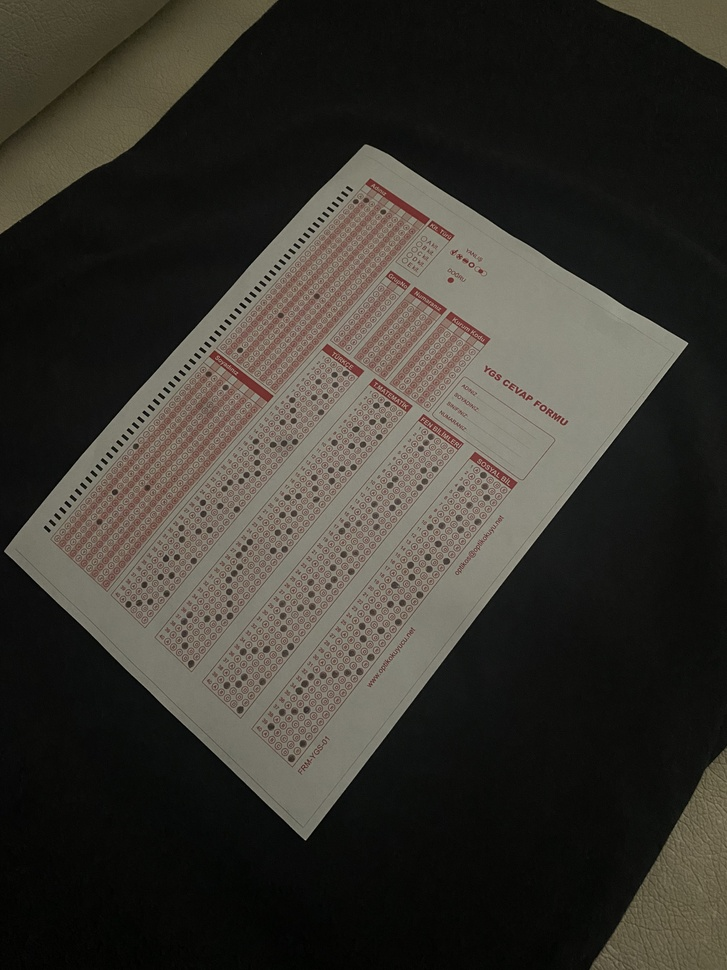
#> input picture backend/debug_images/0_orijinal.jpg, 727 x 970 px, shrunk from 3024 x 4032 before the run
$ python test_auto_boxes.py
#> lines starting #> are read from the running program, lines starting #| are printed output that depends on the picture; after the words box and inside, x2 and y2 are one past the last pixel; in counts of white or black regions, pixels touching at a corner belong together
#> further down, img is the input picture: shape (970, 727, 3); mean B, G, R 47.8, 54.3, 57.4
#| Görüntü boyutu: 727x970
"""
Akıllı Kutu Tespiti - 4 Ders Kutusunu Otomatik Bul
"""
import cv2
import numpy as np
from typing import List, Dict, Tuple

def find_answer_boxes(img: np.ndarray) -> List[Dict]:
    """
    Form üzerindeki 4 cevap kutusunu otomatik tespit et
    Türkçe, Matematik, Fen, Sosyal sırasıyla
    """
    h, w = img.shape[:2]
#> h = 970; w = 727
    gray = cv2.cvtColor(img, cv2.COLOR_BGR2GRAY)
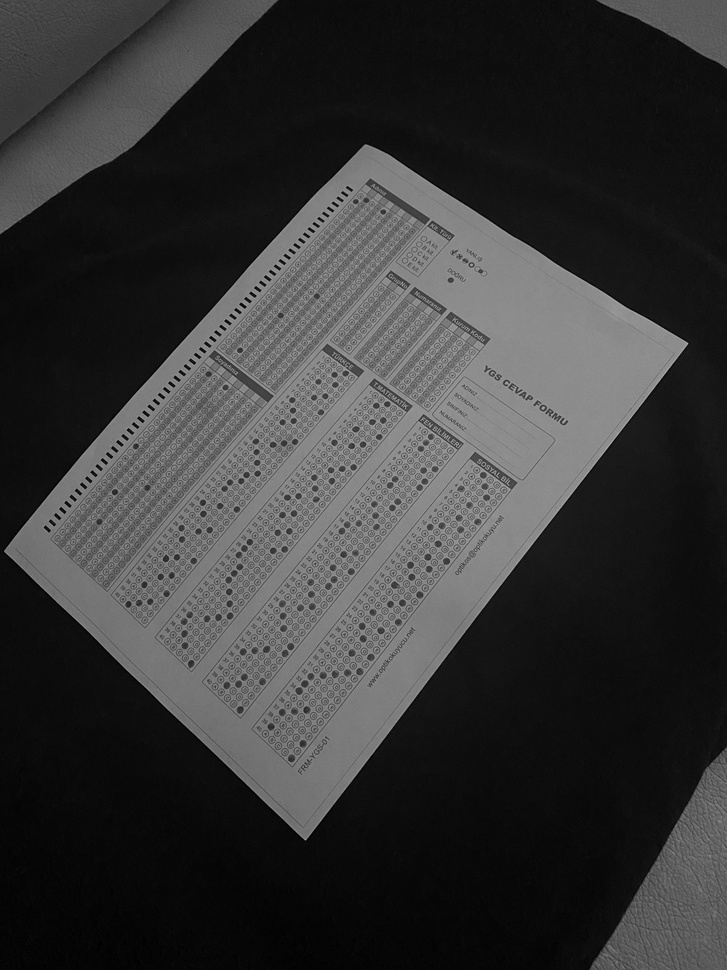
#> gray: shape (970, 727); min 0, max 182, mean 54.5

    # Blur ve threshold
    blurred = cv2.GaussianBlur(gray, (5, 5), 0)

    # Otsu threshold
    _, thresh = cv2.threshold(blurred, 0, 255, cv2.THRESH_BINARY_INV + cv2.THRESH_OTSU)
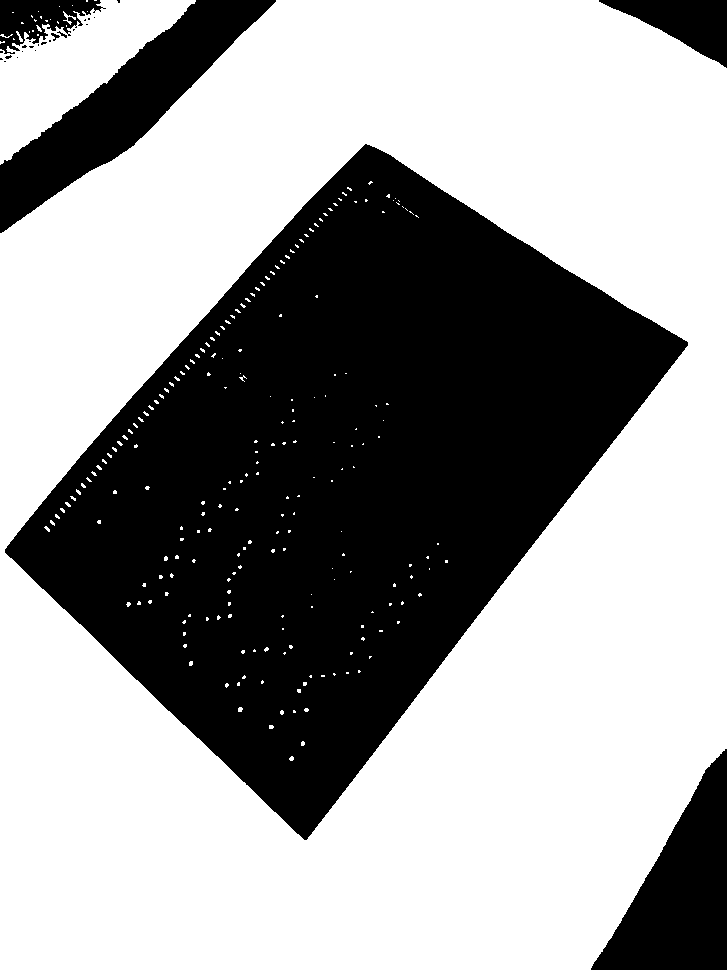
#> thresh: shape (970, 727); 61.1% white; 26 black regions (19 under 20 px), largest, box (x1, y1, x2, y2) and area: (5, 144, 688, 840) 233078, (0, 0, 276, 233) 18561, (591, 749, 727, 970) 15629

    # Morfolojik işlem - küçük gürültüleri temizle
    kernel = np.ones((3, 3), np.uint8)
    thresh = cv2.morphologyEx(thresh, cv2.MORPH_CLOSE, kernel, iterations=2)
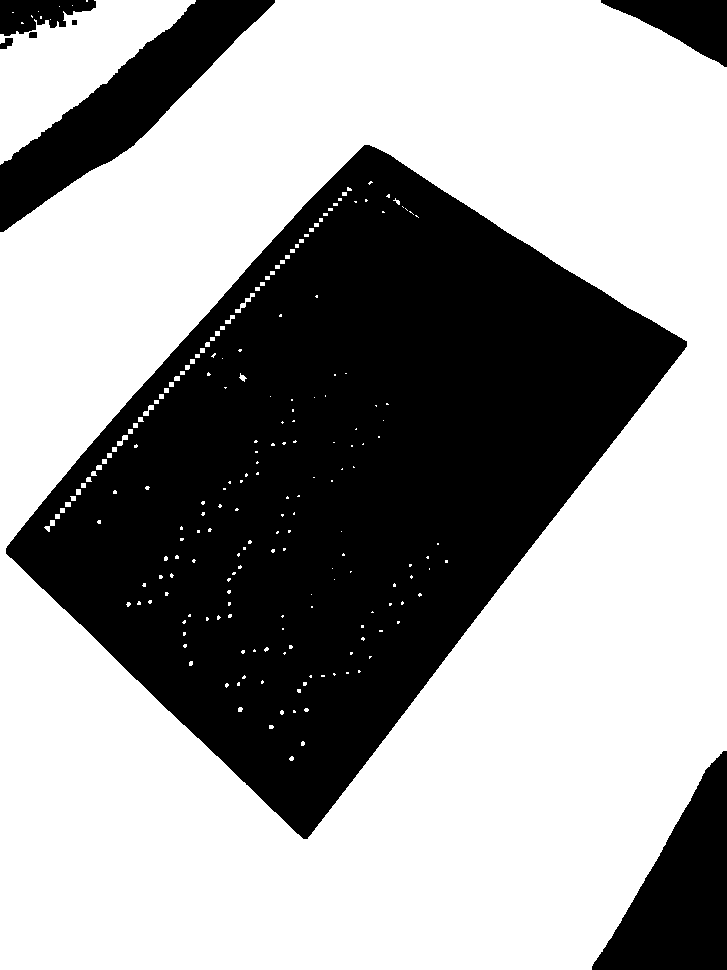
#> thresh: shape (970, 727); 61.3% white; 8 black regions, largest, box (x1, y1, x2, y2) and area: (6, 145, 687, 839) 232427, (0, 0, 275, 232) 18552, (592, 751, 727, 970) 15623
    thresh = cv2.morphologyEx(thresh, cv2.MORPH_OPEN, kernel, iterations=1)
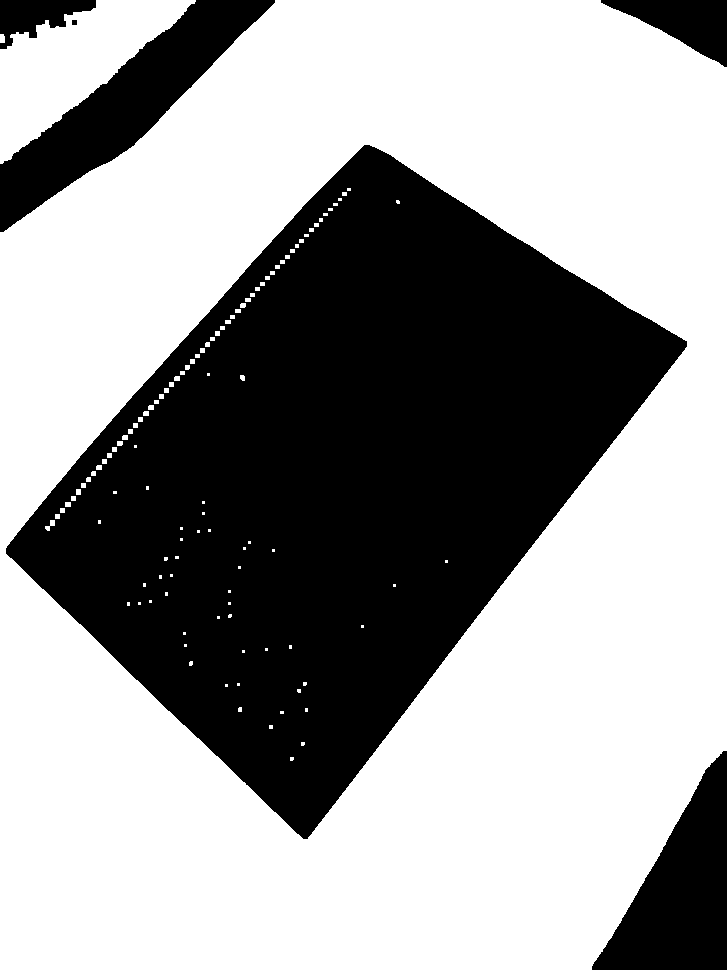
#> thresh: shape (970, 727); 61.1% white; 6 black regions

    # Kontur bul
    contours, hierarchy = cv2.findContours(thresh, cv2.RETR_TREE, cv2.CHAIN_APPROX_SIMPLE)
#> contours = 114 contours, 106 with area under 20; largest, box (x1, y1, x2, y2) and area: (0, 0, 727, 970) 648370, (5, 144, 688, 840) 235864, (0, 0, 196, 164) 14128, (45, 520, 55, 531) 34, (71, 19, 78, 26) 34, (0, 34, 5, 43) 30, (65, 502, 71, 507) 20, (76, 489, 81, 495) 20

    # Büyük dikdörtgenleri filtrele
    # Ders kutuları: yaklaşık görüntünün %5-15 arası alan kaplar
    min_area = (h * w) * 0.02
#> min_area = 14103.8
    max_area = (h * w) * 0.15
#> max_area = 105778.5

    # Beklenen boyut: Yükseklik görüntünün %40-60'ı, genişlik %5-15'i
    min_height = h * 0.35
#> min_height = 339.5
    max_height = h * 0.65
#> max_height = 630.5
    min_width = w * 0.04
#> min_width = 29.08
    max_width = w * 0.18
#> max_width = 130.9

    candidates = []

    for i, cnt in enumerate(contours):
        area = cv2.contourArea(cnt)
        if area < min_area or area > max_area:
            continue

        x, y, bw, bh = cv2.boundingRect(cnt)

        # Boyut kontrolü
        if not (min_height < bh < max_height and min_width < bw < max_width):
            continue

        # Aspect ratio: dikey dikdörtgen (0.1 - 0.4)
        aspect = bw / bh
        if not (0.1 < aspect < 0.45):
            continue

        # Form'un sağ yarısında olmalı (cevap kutuları sağda)
        if x < w * 0.25:
            continue

        candidates.append({
            'x': x, 'y': y, 'w': bw, 'h': bh,
            'cx': x + bw/2, 'cy': y + bh/2,
            'area': area
        })
#> this loop made 114 passes
#> area on passes 1, 2, 3, 45: 30.5, 648369.5, 235864.5, 34
#> (cnt, area) on passes 49, 53: ([[65, 502], [65, 506], [70, 506], [70, 502]], 20), ([[76, 489], [76, 494], [80, 494], [80, 489]], 20)
#> after the loop, candidates = []

    print(f"  Aday kutu sayısı: {len(candidates)}")
#|   Aday kutu sayısı: 0

    if len(candidates) < 4:
        print("  ⚠️ Yeterli kutu bulunamadı!")
        return []

    # Benzer Y pozisyonundaki kutuları grupla (aynı satırda olanlar)
    # Y merkezi benzer olanları bul
    candidates.sort(key=lambda c: c['cy'])

    # En büyük Y grubunu bul
    y_tolerance = h * 0.1
    groups = []
    used = set()

    for i, c1 in enumerate(candidates):
        if i in used:
            continue
        group = [c1]
        used.add(i)

        for j, c2 in enumerate(candidates):
            if j in used:
                continue
            if abs(c1['cy'] - c2['cy']) < y_tolerance:
                group.append(c2)
                used.add(j)

        if len(group) >= 3:  # En az 3 kutu yan yana
            groups.append(group)

    if not groups:
        print("  ⚠️ Yan yana kutu grubu bulunamadı!")
        return []

    # En çok kutu içeren grubu al
    best_group = max(groups, key=len)
    print(f"  En iyi grup: {len(best_group)} kutu")

    # X'e göre sırala (soldan sağa: Türkçe, Matematik, Fen, Sosyal)
    best_group.sort(key=lambda c: c['x'])

    # İlk 4'ü al
    answer_boxes = best_group[:4]

    return answer_boxes


# Test
img = cv2.imread("debug_images/0_orijinal.jpg")
if img is None:
    print("Görüntü bulunamadı!")
    exit()

print(f"Görüntü boyutu: {img.shape[1]}x{img.shape[0]}")

boxes = find_answer_boxes(img)
#> boxes = []

# Görselleştir
output = img.copy()
ders_isimleri = ['Türkçe', 'Matematik', 'Fen', 'Sosyal']
colors = [(0,255,0), (255,0,0), (0,0,255), (255,255,0)]

for i, box in enumerate(boxes):
    color = colors[i % 4]
    cv2.rectangle(output, (box['x'], box['y']),
                  (box['x']+box['w'], box['y']+box['h']), color, 4)

    ders = ders_isimleri[i] if i < len(ders_isimleri) else f"Kutu {i+1}"
    cv2.putText(output, ders, (box['x'], box['y']-15),
               cv2.FONT_HERSHEY_SIMPLEX, 1.5, color, 3)

    print(f"  {ders}: x={box['x']}, y={box['y']}, w={box['w']}, h={box['h']}")
#> this loop made 0 passes

cv2.imwrite("debug_images/auto_boxes.jpg", output)
print(f"\n✅ {len(boxes)} kutu bulundu")
#| ✅ 0 kutu bulundu
print("✅ Sonuç: debug_images/auto_boxes.jpg")

# Her kutunun içini ayrı kaydet
for i, box in enumerate(boxes):
    ders = ders_isimleri[i] if i < len(ders_isimleri) else f"kutu_{i}"
    roi = img[box['y']:box['y']+box['h'], box['x']:box['x']+box['w']]
    cv2.imwrite(f"debug_images/auto_{ders.lower()}.jpg", roi)
    print(f"  💾 debug_images/auto_{ders.lower()}.jpg")
